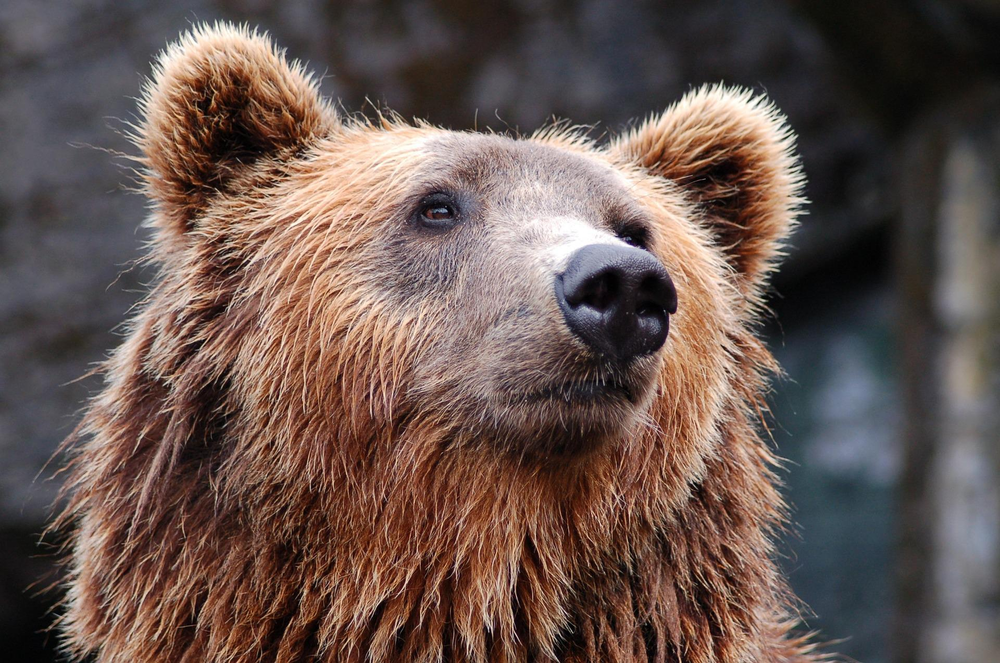
#> input picture images/bear.png, 1000 x 663 px, shrunk from 1920 x 1273 before the run; its folder holds 5 pictures in this run
$ python global_threshold.py
#> lines starting #> are read from the running program, lines starting #| are printed output that depends on the picture; after the words box and inside, x2 and y2 are one past the last pixel; in counts of white or black regions, pixels touching at a corner belong together
import os
import cv2

# read an image from file
image_path = os.path.join(os.path.dirname(__file__), '..', 'images', 'bear.png')
image_path = os.path.abspath(image_path)
image = cv2.imread(image_path)
#> image is the input picture: shape (663, 1000, 3); mean B, G, R 79.2, 85.2, 103.7

# convert the image to grayscale
gray_image = cv2.cvtColor(image, cv2.COLOR_BGR2GRAY)
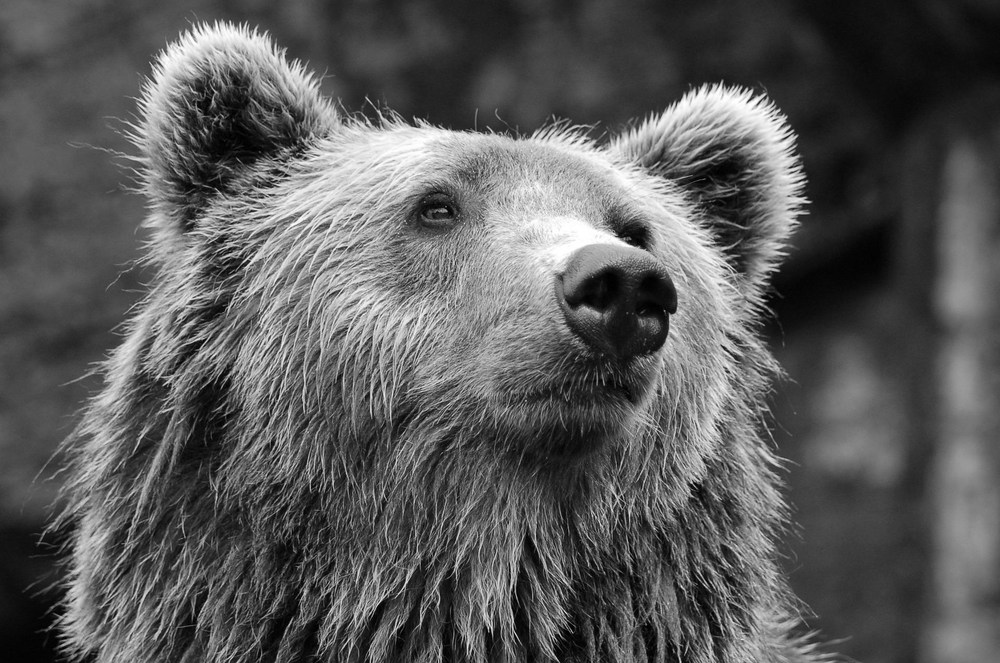
#> gray_image: shape (663, 1000); min 0, max 255, mean 90.1

# apply a global threshold to the image
ret, thresh = cv2.threshold(gray_image, 80, 255, cv2.THRESH_BINARY)
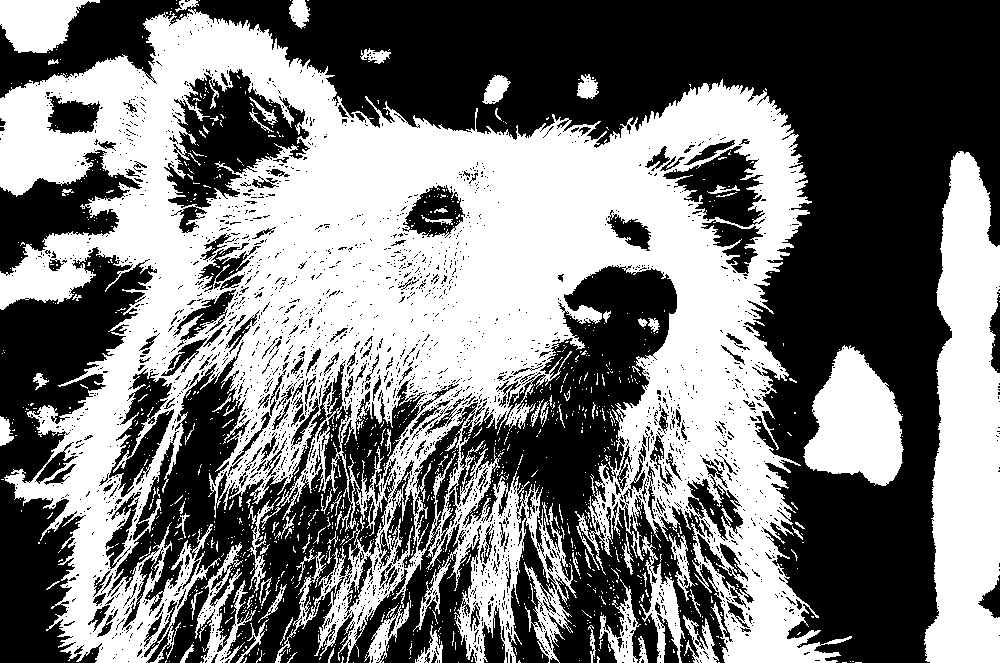
#> thresh: shape (663, 1000); 47.3% white; 1263 white regions (1170 under 20 px), largest, box (x1, y1, x2, y2) and area: (0, 9, 852, 663) 253964, (924, 151, 1000, 663) 29010, (803, 345, 904, 486) 9261
# (source image, threshold value, max value to use with the THRESH_BINARY and THRESH_BINARY_INV thresholding types, thresholding type)

cv2.imshow('Original Image', image)
cv2.imshow('Grayscale Image', gray_image)
cv2.imshow('Global Thresholding', thresh)
cv2.waitKey(0)
